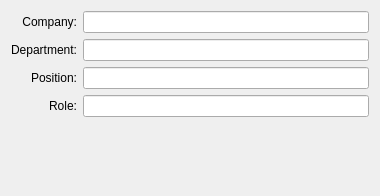
<ui version="4.0" >
 <class>JabberWorkInfoBase</class>
 <widget class="QWidget" name="JabberWorkInfoBase" >
  <property name="geometry" >
   <rect>
    <x>0</x>
    <y>0</y>
    <width>380</width>
    <height>196</height>
   </rect>
  </property>
  <property name="windowTitle" >
   <string>Form1</string>
  </property>
  <layout class="QGridLayout" >
   <property name="margin" >
    <number>11</number>
   </property>
   <property name="spacing" >
    <number>6</number>
   </property>
   <item row="1" column="0" >
    <widget class="QLabel" name="TextLabel2" >
     <property name="text" >
      <string>Department:</string>
     </property>
     <property name="alignment" >
      <set>Qt::AlignRight|Qt::AlignTrailing|Qt::AlignVCenter</set>
     </property>
     <property name="wordWrap" >
      <bool>false</bool>
     </property>
    </widget>
   </item>
   <item row="0" column="0" >
    <widget class="QLabel" name="TextLabel1" >
     <property name="text" >
      <string>Company:</string>
     </property>
     <property name="alignment" >
      <set>Qt::AlignRight|Qt::AlignTrailing|Qt::AlignVCenter</set>
     </property>
     <property name="wordWrap" >
      <bool>false</bool>
     </property>
    </widget>
   </item>
   <item row="2" column="1" >
    <widget class="QLineEdit" name="edtTitle" />
   </item>
   <item row="1" column="1" >
    <widget class="QLineEdit" name="edtDepartment" />
   </item>
   <item row="3" column="1" >
    <widget class="QLineEdit" name="edtRole" />
   </item>
   <item row="3" column="0" >
    <widget class="QLabel" name="TextLabel4" >
     <property name="text" >
      <string>Role:</string>
     </property>
     <property name="alignment" >
      <set>Qt::AlignRight|Qt::AlignTrailing|Qt::AlignVCenter</set>
     </property>
     <property name="wordWrap" >
      <bool>false</bool>
     </property>
    </widget>
   </item>
   <item row="2" column="0" >
    <widget class="QLabel" name="TextLabel3" >
     <property name="text" >
      <string>Position:</string>
     </property>
     <property name="alignment" >
      <set>Qt::AlignRight|Qt::AlignTrailing|Qt::AlignVCenter</set>
     </property>
     <property name="wordWrap" >
      <bool>false</bool>
     </property>
    </widget>
   </item>
   <item row="0" column="1" >
    <widget class="QLineEdit" name="edtCompany" />
   </item>
   <item row="4" column="1" >
    <spacer>
     <property name="orientation" >
      <enum>Qt::Vertical</enum>
     </property>
     <property name="sizeType" >
      <enum>QSizePolicy::Expanding</enum>
     </property>
     <property name="sizeHint" >
      <size>
       <width>20</width>
       <height>20</height>
      </size>
     </property>
    </spacer>
   </item>
  </layout>
 </widget>
 <resources/>
 <connections/>
</ui>
